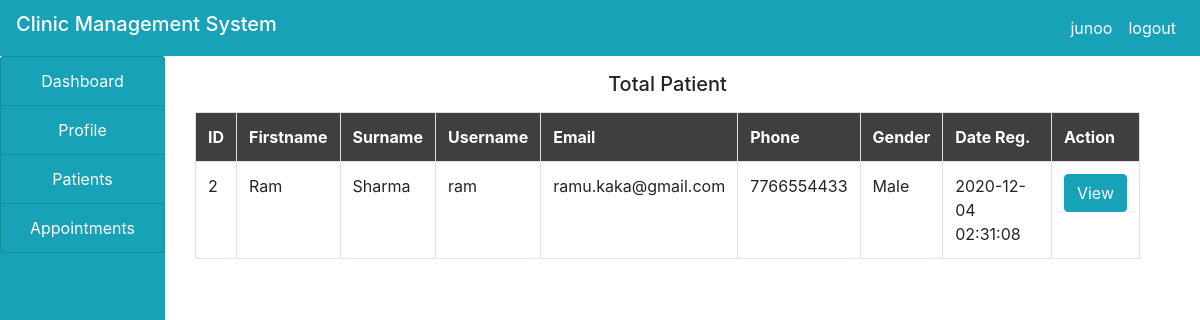
The app's page /doctor/patient.php (signed in) with its own data.
### tables this page shows
CREATE TABLE `appointment` (
  `id` int(100) NOT NULL,
  `firstname` varchar(100) NOT NULL,
  `surname` varchar(100) NOT NULL,
  `gender` varchar(100) NOT NULL,
  `phone` varchar(100) NOT NULL,
  `doc_id` int(100) NOT NULL,
  `appointment_date` date NOT NULL,
  `atime` varchar(100) NOT NULL,
  `symptoms` varchar(100) NOT NULL,
  `status` varchar(100) NOT NULL,
  `date_booked` varchar(100) NOT NULL
);

CREATE TABLE `patient` (
  `id` int(100) NOT NULL,
  `firstname` varchar(100) NOT NULL,
  `surname` varchar(100) NOT NULL,
  `username` varchar(100) NOT NULL,
  `email` varchar(100) NOT NULL,
  `phone` varchar(100) NOT NULL,
  `gender` varchar(100) NOT NULL,
  `password` varchar(100) NOT NULL,
  `date_reg` varchar(100) NOT NULL,
  `profile` varchar(100) NOT NULL
);

### doctor/patient.php (the view, shortened to what this page needs)
<!DOCTYPE html>
<html>
<head>
</head>
<body>
	<?php
		include("../include/header.php");
		include("../include/connection.php");
	?>
	<div class="container-fluid">
		<div class="col-md-12">
			<div class="row">
				<div class="col-md-2" style="margin-left: -30px;">
					<?php
					include("sidenav.php");
					?>
				</div>
				<div class="col-md-10">
					<h5 class="text-center my-3">Total Patient</h5>
					<?php
						$v=$_SESSION['doctor'];
						$query="SELECT appointment.firstname,appointment.surname from appointment INNER JOIN (select * from doctors where username ='$v') as D ON appointment.doc_id = D.id AND appointment.status='Confirmed'";
						$res= mysqli_query($connect,$query);
						$output="";
						$output .="
						<table id='pat' class='table table-bordered'>
							<tr>
					 			<th>ID</td>
								<th>Firstname</th>
								 <th>Surname</th>
								 <th>Username</th>
								 <th>Email</th>
								 <th>Phone</th>
								 <th>Gender</th>
								 <th>Date Reg.</th>
								 <th>Action</th>
								</tr>
						";
						while($row=mysqli_fetch_array($res))
							{
								$fname=$row['firstname'];
								$sname=$row['surname'];
								$queri = "SELECT * FROM patient where firstname='$fname' AND surname='$sname'";
								$rees= mysqli_query($connect,$queri);
								$roow=mysqli_fetch_array($rees);
						$output .= "
						<tr>
						<td>".$roow['id']."</td>
						<td>".$roow['firstname']."</td>
						<td>".$roow['surname']."</td>
						<td>".$roow['username']."</td>
						<td>".$roow['email']."</td>
						<td>".$roow['phone']."</td>
						<td>".$roow['gender']."</td>
						<td>".$roow['date_reg']."</td>
						<td>
						<a href='view.php?id=".$roow['id']."'>
						<button class='btn btn-info' style='size:100px;'>View</button>
						</a>
						</td>
						";
						}
						$output .="
						</tr>
						</table>
						";
						echo $output;
					 ?>
				</div>
			</div>
		</div>
	</div>
</body>
</html>

### doctor/patient.php (style rules this page uses)
#pat th { padding-top: 12px; padding-bottom: 12px; text-align: left; background-color: #3f3f3f; color: white; }

### records on screen
appointment: patient.id "2", patient.firstname "Ram", patient.surname "Sharma", patient.username "ram", patient.email "ramu.kaka@gmail.com", patient.phone "7766554433", patient.gender "Male", patient.date_reg "2020-12-04 02:31:08"

### other values on screen
$user "junoo"
